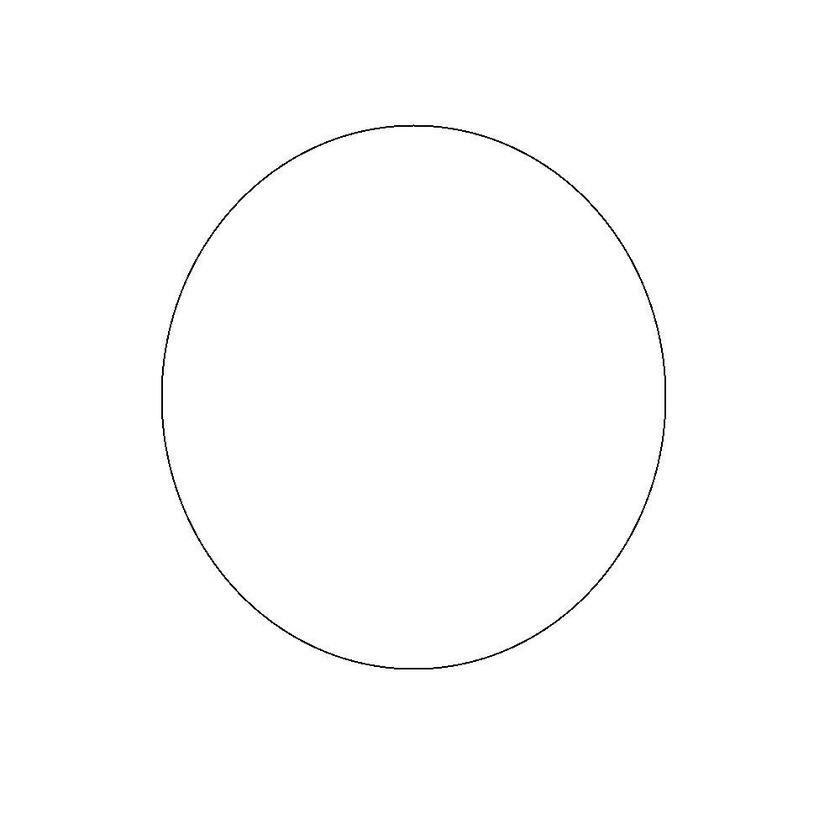
#> input picture project/circle/circle2-1000.jpeg, 840 x 840 px, shrunk from 1000 x 1000 before the run
$ jupyter execute circle.ipynb   (shell and % lines are left out)   (older library calls are emulated)
#> lines starting #> are read from the running program, lines starting #| are printed output that depends on the picture; after the words box and inside, x2 and y2 are one past the last pixel; in counts of white or black regions, pixels touching at a corner belong together; long printed decimals are rounded
[cell 1]
#Created on: Apr 18, 2017
#Author: chen
#llcc2196@gmail.com
import cv2
import numpy as np
import matplotlib
matplotlib.use('TkAgg')
from matplotlib import pyplot as plt
import math

[cell 2]
def lineContours(img):
    ret, binary = cv2.threshold(img,127,255,0)
    img2, contours, hierarchy = cv2.findContours(binary,cv2.RETR_TREE,cv2.CHAIN_APPROX_NONE)
#If you pass cv2.CHAIN_APPROX_NONE, all the boundary points are stored.
    linecontours = np.vstack(contours[2]).squeeze()
    '''
    if len(linecontours) % 2 != 0:
        linecontours = linecontours[:-1]
    contour = np.vsplit(linecontours, 2)
    '''
    return linecontours

[cell 3]
def derivative(point1,point2):
    dpoint = float((point2[1] - point1[1]) / (point2[0] - point1[0]))
    if math.isinf(dpoint) :
        dpoint = 50
    return dpoint

[cell 4]
def lineDerivative(line,step=1,averstep=1):
    dline = []
    for i in range(0,len(line)-averstep,step):
        dline.append(derivative(line[i],line[i + averstep]))
    return dline

[cell 5]
def lineCurvature(dline,step=1,averstep=1):
    ddline = []
    for i in range(0,len(dline)-averstep,step):
        ddline.append(dline[i+averstep] - dline[i])
    return ddline

[cell 6]
def lineContours(img):
    ret, binary = cv2.threshold(img,127,255,0)
    img2, contours, hierarchy = cv2.findContours(binary,cv2.RETR_TREE,cv2.CHAIN_APPROX_NONE)
#If you pass cv2.CHAIN_APPROX_NONE, all the boundary points are stored.
    linecontours = np.vstack(contours[2]).squeeze()
    '''
    if len(linecontours) % 2 != 0:
        linecontours = linecontours[:-1]
    contour = np.vsplit(linecontours, 2)
    '''
    return linecontours

[cell 7]
#plot the line properties(original image,line,derivative of line,curvature of line),x_axis,y_axis is image size
def plotLineproperties(img,contour,dline,ddline,amplitude = 10,x_axis = 1000,y_axis = 1000):

    plt.subplot(2,2,1),plt.title('original image')
    plt.imshow(img)

    x = contour[:,0]
    y = contour[:,1]
    plt.subplot(2,2,2),plt.title('contour points')
    plt.plot(x,y),plt.axis([0, x_axis, 0, y_axis])

    td = np.arange(0, len(dline))
    plt.subplot(2,2,3),plt.plot(td,dline),plt.title('contour derivative'),plt.axis([0, len(dline), -amplitude, amplitude])

    tdd = np.arange(0, len(ddline))
    plt.subplot(2,2,4),plt.plot(tdd,ddline),plt.title('contour curvature'),plt.axis([0, len(ddline), -amplitude, amplitude])
#    plt.show()
    return 0

[cell 8]
img1 = cv2.imread('circle2-1000.jpeg',0)
#> img1 is the input picture: shape (840, 840); min 0, max 255, mean 253.9
plt.imshow(img1)
cnt1 = lineContours(img1)
#> in lineContours, `ret, binary = cv2.threshold(img,127,255,0)`: binary: shape (840, 840); 99.6% white; black in thin lines or dots, all inside (x1, y1, x2, y2) = (161, 124, 666, 669)
#> in lineContours, `img2, contours, hierarchy = cv2.findContours(binary,cv2.RETR_TREE,cv2...`: contours = 28 contours, 2 with area under 20; largest, box (x1, y1, x2, y2) and area: (0, 0, 840, 840) 703921, (299, 123, 572, 186) 776, (160, 352, 187, 515) 449, (330, 652, 463, 670) 339, (206, 154, 301, 243) 328
#> in lineContours, `linecontours = np.vstack(contours[2]).squeeze()`: linecontours = 264 pairs, first value 330 to 462, second value 652 to 669
#> cnt1 has the same summary as linecontours in lineContours

[cell 9]
img2 = cv2.imread('circle3-1000.jpeg',0)
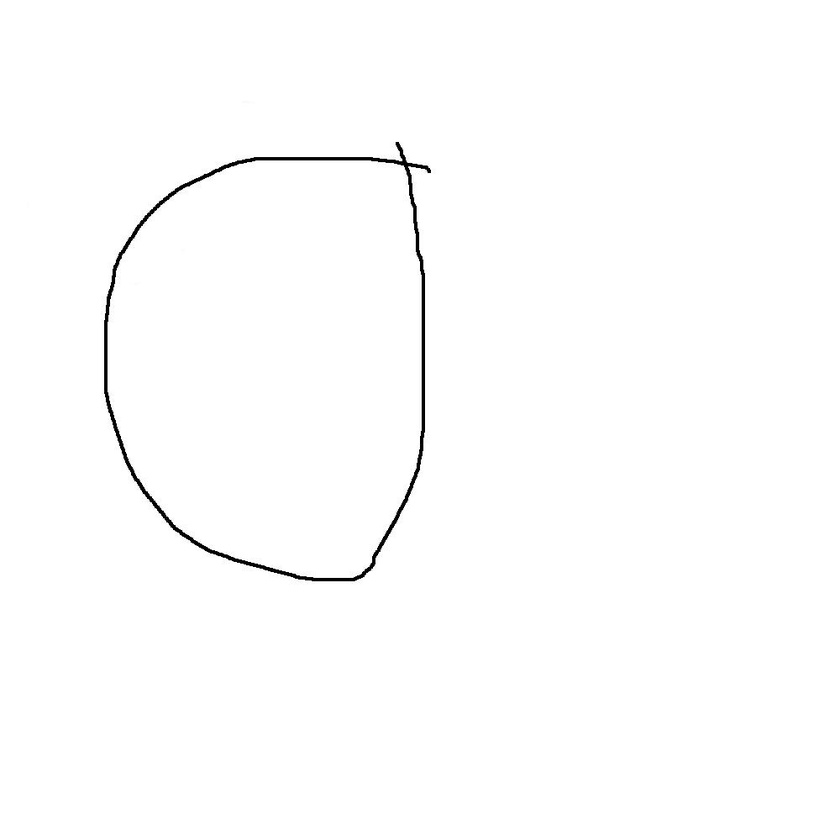
#> input picture project/circle/circle3-1000.jpeg, 840 x 840 px, shrunk from 1000 x 1000 before the run
#> img2 is the input picture: shape (840, 840); min 0, max 255, mean 253.3
plt.imshow(img2)
cnt2 = lineContours(img2)
#> in lineContours (call 2), `ret, binary = cv2.threshold(img,127,255,0)`: binary: shape (840, 840); 99.4% white; 1 black region
#> in lineContours (call 2), `img2, contours, hierarchy = cv2.findContours(binary,cv2.RETR_TREE,cv2...`: contours = 3 contours; box (x1, y1, x2, y2) and area: (0, 0, 840, 840) 703921, (103, 141, 432, 582) 115996, (107, 160, 422, 578) 110180
#> cnt2 = 1171 pairs, first value 107 to 421, second value 160 to 577
ret1 = cv2.matchShapes(cnt1,cnt2,1,0.0)
#> ret1 = 6.23
print(ret1)
#| 6.230

[cell 10]
img3 = cv2.imread('circle4-1000.jpeg',0)
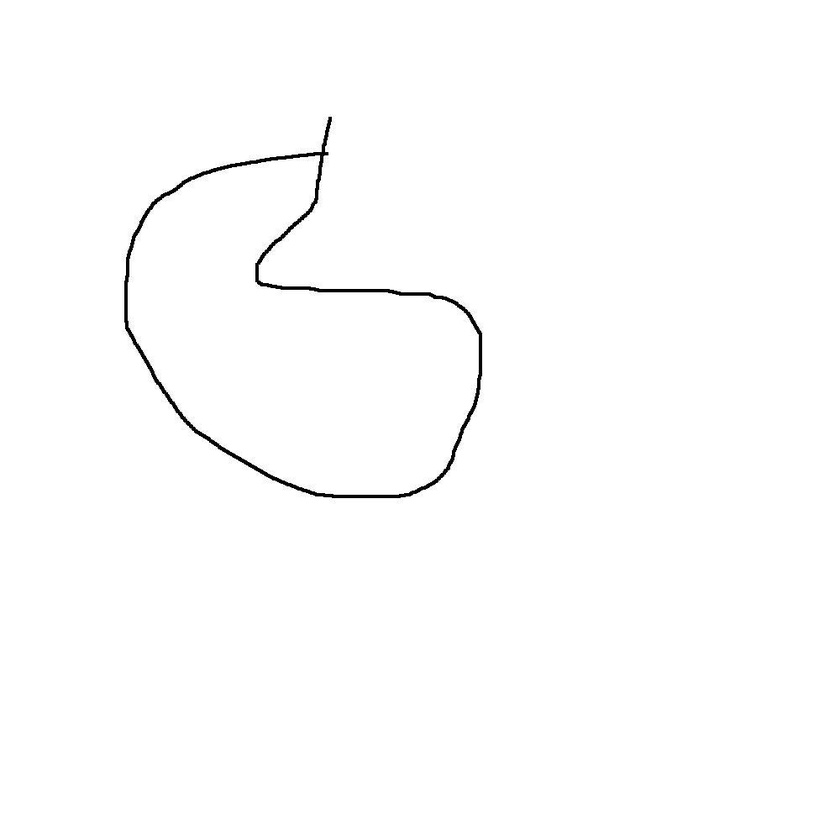
#> input picture project/circle/circle4-1000.jpeg, 840 x 840 px, shrunk from 1000 x 1000 before the run
#> img3 is the input picture: shape (840, 840); min 0, max 255, mean 253.3
plt.imshow(img3)
cnt3 = lineContours(img3)
#> in lineContours (call 3), `ret, binary = cv2.threshold(img,127,255,0)`: binary: shape (840, 840); 99.3% white; 1 black region
#> in lineContours (call 3), `img2, contours, hierarchy = cv2.findContours(binary,cv2.RETR_TREE,cv2...`: contours = 3 contours; box (x1, y1, x2, y2) and area: (0, 0, 840, 840) 703921, (123, 116, 483, 499) 79126, (128, 155, 479, 495) 73222
#> cnt3 = 1160 pairs, first value 128 to 478, second value 155 to 494
ret2 = cv2.matchShapes(cnt1,cnt3,1,0.0)
#> ret2 = 11.33
print(ret2)
#| 11.333

[cell 11]
img4 = cv2.imread('circle6-1000.jpeg',0)
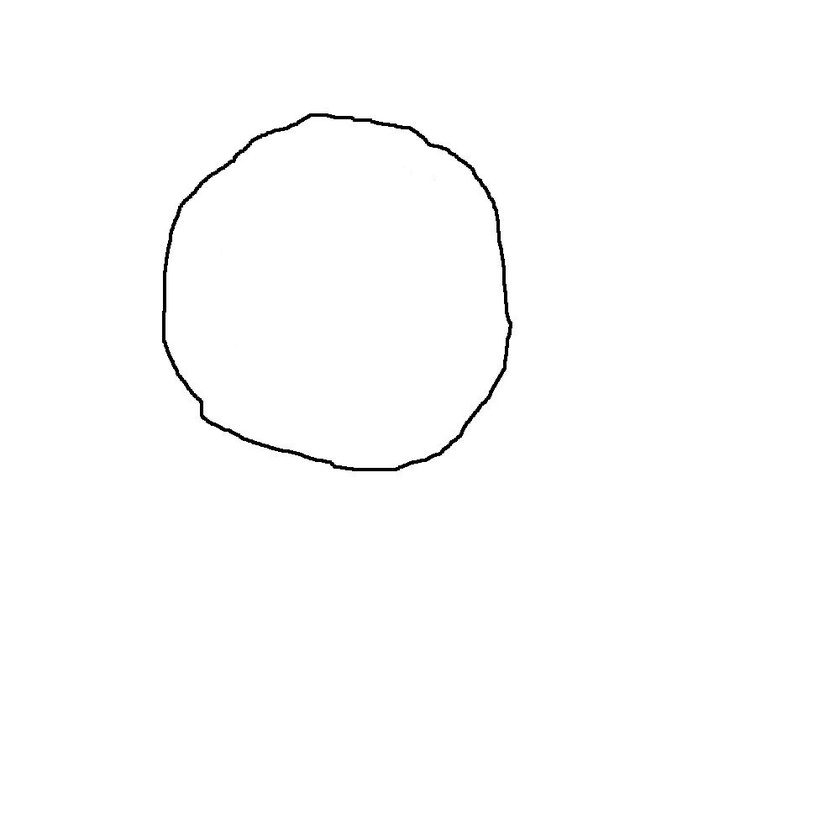
#> input picture project/circle/circle6-1000.jpeg, 840 x 840 px, shrunk from 1000 x 1000 before the run
#> img4 is the input picture: shape (840, 840); min 0, max 255, mean 253.5
plt.imshow(img4)
cnt4 = lineContours(img4)
#> in lineContours (call 4), `ret, binary = cv2.threshold(img,127,255,0)`: binary: shape (840, 840); 99.4% white; 1 black region
#> in lineContours (call 4), `img2, contours, hierarchy = cv2.findContours(binary,cv2.RETR_TREE,cv2...`: contours = 3 contours; box (x1, y1, x2, y2) and area: (0, 0, 840, 840) 703921, (161, 112, 513, 472) 100544, (165, 117, 509, 468) 95312
#> cnt4 = 1061 pairs, first value 165 to 508, second value 117 to 467
ret3 = cv2.matchShapes(cnt1,cnt4,1,0.0)
#> ret3 = 5
print(ret3)
#| 5.003

[cell 12]
img = cv2.imread('circle4-1000.jpeg',0)
imgori = cv2.imread('circle4-1000.jpeg')
contour = lineContours(img)
#> in lineContours (call 5), `img2, contours, hierarchy = cv2.findContours(binary,cv2.RETR_TREE,cv2...`: contours = 3 contours; box (x1, y1, x2, y2) and area: (0, 0, 840, 840) 703921, (123, 116, 483, 499) 79126, (128, 155, 479, 495) 73222
#> contour has the same summary as cnt3
dline = lineDerivative(contour,1,10)
#> the loop in lineDerivative, `for i in range(0,len(line)-averstep,step):` made 1150 passes
#> after the loop in lineDerivative, `for i in range(0,len(line)-averstep,step):`: dline = 1150 values, max 50 at index 221, min -10 at index 217, mean 3.14
ddline = lineCurvature(dline)
#> after the loop in lineCurvature, `for i in range(0,len(dline)-averstep,step):`: ddline = 1149 values, max 60 at index 220, min -60 at index 233, mean 0.00322
plotLineproperties(imgori,contour,dline,ddline,60,1000,1000)
#> in plotLineproperties, `x = contour[:,0]`: x = 1160 values, max 478 at index 745, min 128 at index 244, mean 296.5
#> in plotLineproperties, `y = contour[:,1]`: y = 1160 values, max 494 at index 537, min 155 at index 0, mean 324.9
#> in plotLineproperties, `td = np.arange(0, len(dline))`: td = 1150 values from 0 to 1149
#> in plotLineproperties, `tdd = np.arange(0, len(ddline))`: tdd = 1149 values from 0 to 1148
#> Out = 0
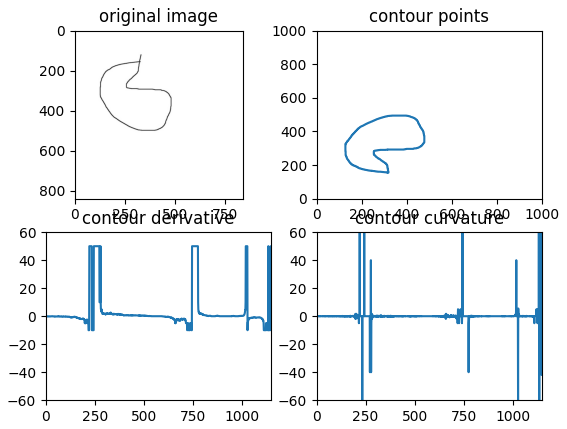
#> figure drawn by matplotlib, 4 panels; panel 3: curve peaks at x = 221, y = 50; panel 4: curve peaks at x = 220, y = 60
